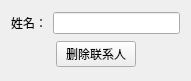
<?xml version="1.0" encoding="UTF-8"?>
<ui version="4.0">
 <class>delperson</class>
 <widget class="QWidget" name="delperson">
  <property name="geometry">
   <rect>
    <x>0</x>
    <y>0</y>
    <width>191</width>
    <height>81</height>
   </rect>
  </property>
  <property name="windowTitle">
   <string>Form</string>
  </property>
  <layout class="QGridLayout" name="gridLayout">
   <item row="0" column="0">
    <layout class="QHBoxLayout" name="horizontalLayout">
     <item>
      <widget class="QLabel" name="label">
       <property name="text">
        <string>姓名：</string>
       </property>
      </widget>
     </item>
     <item>
      <widget class="QLineEdit" name="lineEdit"/>
     </item>
    </layout>
   </item>
   <item row="1" column="0">
    <layout class="QHBoxLayout" name="horizontalLayout_2">
     <item>
      <spacer name="horizontalSpacer">
       <property name="orientation">
        <enum>Qt::Horizontal</enum>
       </property>
       <property name="sizeHint" stdset="0">
        <size>
         <width>40</width>
         <height>20</height>
        </size>
       </property>
      </spacer>
     </item>
     <item>
      <widget class="QPushButton" name="delperson_2">
       <property name="text">
        <string>删除联系人</string>
       </property>
      </widget>
     </item>
     <item>
      <spacer name="horizontalSpacer_2">
       <property name="orientation">
        <enum>Qt::Horizontal</enum>
       </property>
       <property name="sizeHint" stdset="0">
        <size>
         <width>40</width>
         <height>20</height>
        </size>
       </property>
      </spacer>
     </item>
    </layout>
   </item>
  </layout>
 </widget>
 <resources/>
 <connections/>
</ui>
